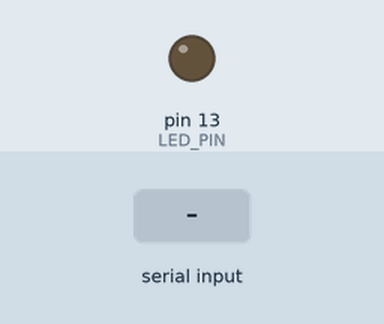
Simulated run of this sketch. Board: Arduino Uno, built with avr-gcc and run on an emulated ATmega328P. On the bench: output pins drawn as LEDs (lit = HIGH). The test bench sets the inputs (shaded band).

Above: at 1.2 s.
1.3 s: "1" received over the second serial link
At 2.2 s:
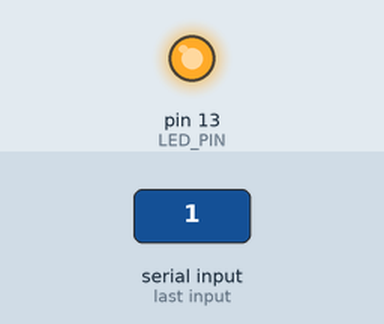
2.8 s: "0" received over the second serial link
At 3.3 s:
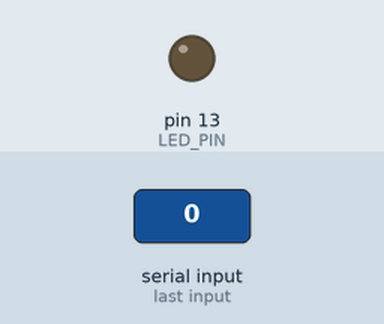
Timing chart, 0 to 5.8 s (numbered marks = the images above; inputs shaded):
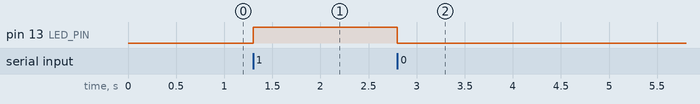

The sketch:

BTCY.ino
```cpp
#include <SoftwareSerial.h>   // 引用程式庫
// 定義連接藍牙模組的序列埠
SoftwareSerial BT(8, 9); // Pin8->TX  Pin9->RX
char val;  // 儲存接收資料的變數
const byte LED_PIN = 13;  // 定義LED腳位
void setup() {
  //藍牙透傳模式的預設連線速率。
  BT.begin(115200);
  pinMode(LED_PIN, OUTPUT);
}
void loop() {
  // 若收到藍牙模組的資料，則送到「序列埠監控視窗」
  if (BT.available()) {
    val = BT.read();
    if (val == '1') {
      digitalWrite(LED_PIN, HIGH);
      // 回應命令發送端，告知「已開燈」
      BT.println("LED ON");
    } else if (val == '0') {
      digitalWrite(LED_PIN, LOW);
      // 回應命令發送端，告知「已關燈」
      BT.println("LED OFF");
    }
  }
}
```

Measured:
- after the input at 1.3 s, pin 13 (LED_PIN): LOW → HIGH at once
- after the input at 2.8 s, pin 13 (LED_PIN): HIGH → LOW at once
